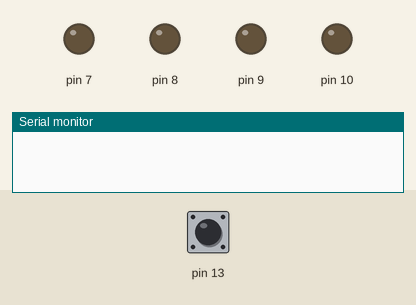
This sketch was run on a simulated Arduino Uno, built with avr-gcc and run on an emulated ATmega328P. Parts: output pins drawn as LEDs (lit = HIGH), the last lines printed to the serial monitor. Inputs (shaded band) come from the test bench; at power-on: pin 13 LOW. Random numbers use the default seed unless the sketch sets one.

Above: at 1.2 s.
1.3 s: pin 13 driven HIGH
At 1.6 s:
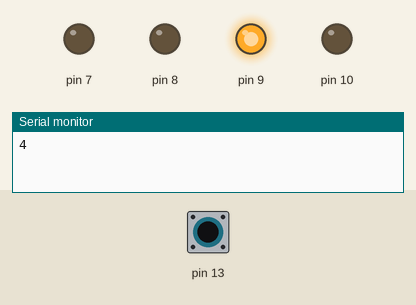
2.8 s: pin 13 pulsed LOW 5 times (0.12 s each, 0.3 s apart)
At 3.4 s:
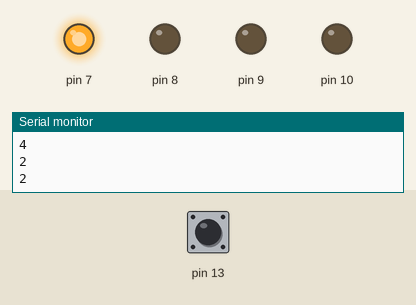
At 4.0 s:
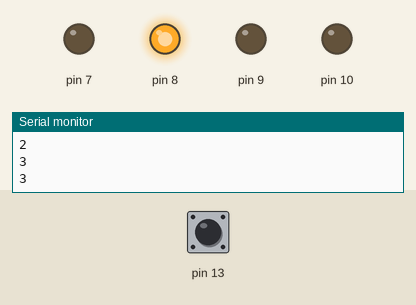
Timing chart, 0 to 5.8 s (numbered marks = the images above; inputs shaded):
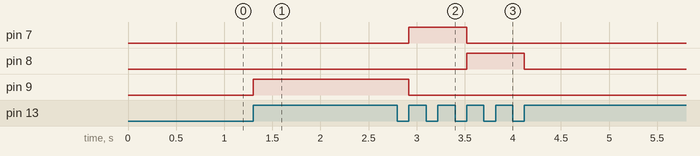

Measured:
- after the input at 1.3 s, pin 9: LOW → HIGH at once
- after the input at 2.8 s, pin 7: LOW → HIGH after 0.12 s, → LOW 0.60 s later; pin 8: LOW → HIGH after 0.72 s, → LOW 0.60 s later

The sketch:

Random_4_light_generator.ino
```cpp
void setup() {
  // put your setup code here, to run once:
   Serial.begin(9600);
    for(int i=6;i<=9;i++,pinMode(i,OUTPUT));
    pinMode(13,INPUT);
    digitalWrite(6,LOW);
    digitalWrite(7,LOW);
    digitalWrite(8,LOW);
    digitalWrite(9,LOW);
}
int a,preA,c=0;
void loop() {
  // put your main code here, to run repeatedly:
  a=digitalRead(13);
  if(a==1&&preA==0){
    int b=random(1,5);
    if(b==1){
      digitalWrite(6,HIGH);
      digitalWrite(7,LOW);
      digitalWrite(8,LOW);
      digitalWrite(9,LOW);
    }
    else if(b==2){
      digitalWrite(6,LOW);
      digitalWrite(7,HIGH);
      digitalWrite(8,LOW);
      digitalWrite(9,LOW);
    }
    else if(b==3){
      digitalWrite(6,LOW);
      digitalWrite(7,LOW);
      digitalWrite(8,HIGH);
      digitalWrite(9,LOW);
    }
    else if(b==4){
      digitalWrite(6,LOW);
      digitalWrite(7,LOW);
      digitalWrite(8,LOW);
      digitalWrite(9,HIGH);
    }
    Serial.println(b);
    preA=1;
    c=0;
    }
  else if(a==0&&preA==1){
    preA=0;
  }
  c++;
  if(c==10000){
    digitalWrite(6,LOW);
    digitalWrite(7,LOW);
    digitalWrite(8,LOW);
    digitalWrite(9,LOW);
    c=0;
  }
  delay(1);
}
```
